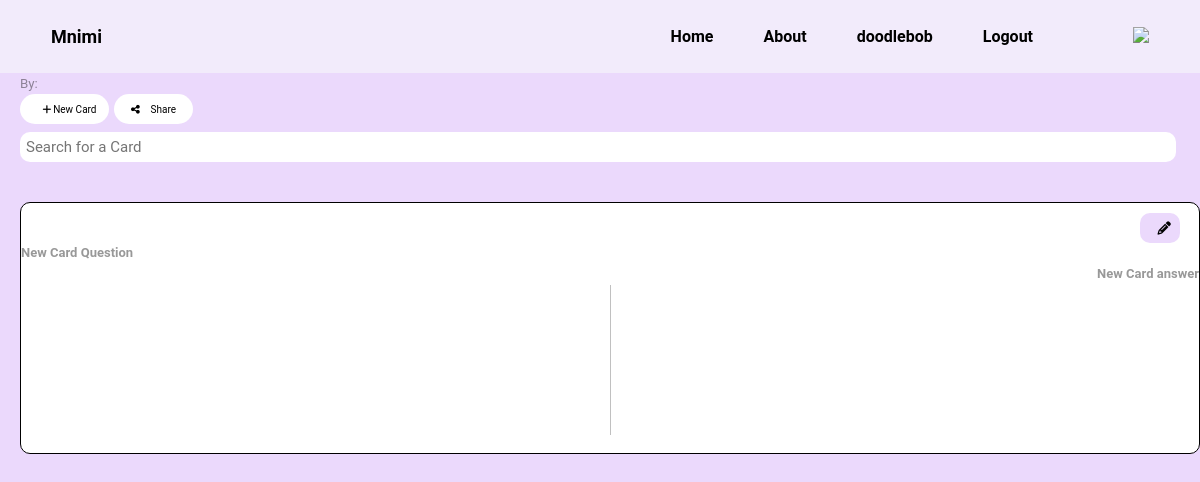
Page /deck/406/ (signed in) on the earlier database version.
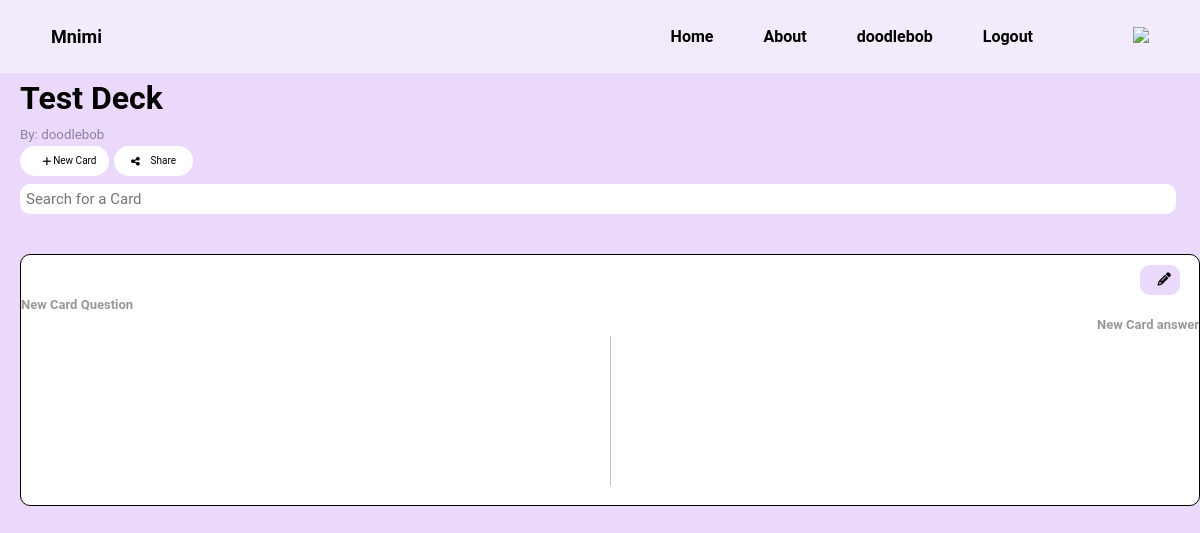
Same page on the later database version.
### app/models.py (models this page shows, shortened)
class Deck(models.Model):
    id = models.AutoField(primary_key=True)
    user_account =  models.ForeignKey(User, on_delete=models.DO_NOTHING,  default=getUserOrCreate)
    creator_username = models.CharField(blank=False, max_length=50)
    deckName = models.CharField(blank=False, max_length=50)
    dateCreated = models.DateField(null=True, blank=True)
    isFavourite = models.BooleanField(default=False)
    editable = models.BooleanField(default=False)
    cardCount = models.IntegerField(default=0)
    def getDeck(deck_ID, user_ID):
        try:
            deck = Deck.objects.get(id = deck_ID, user_account__id = user_ID)
        except ObjectDoesNotExist:
            deck = False
        return deck

### app/views.py (the view)
# urls.py: path('deck/<int:deckId>/', views.deck, name='deck'),
@login_required
def deck(request, deckId):
    deck = Deck.getDeck(deckId, request.user.id)
    if deck == False:
        deck = "Deck does not exist!"
    deckCards = Card.getDecksCards(deckId)
    if deckCards == False:
        deckCards = "Deck does not exist!"
    print(deckCards)
    context = {
        "deck": deck,
        "deckCards": deckCards
    }
    template_name = "app/deck.html"
    return render(request, template_name, context)

### app/models.py (called while the page is built)
    def __str__(self):
        return self.front_text

    def getDecksCards(deck_ID):
        try:
            cards = Card.objects.filter(deck__id = deck_ID)
        except ObjectDoesNotExist:
            cards = False
        return cards

### templates/app/deck.html (shortened to what this page needs)
{% extends "base.html" %} {% load static %}  {% block content %}
<link rel="stylesheet" type="text/css" href="{% static 'css/main.css' %}" />
<div class="deckpage">
    <div class="header">
        <h1>{{deck.deckName}}</h1>
        <p class="creator">By: {{deck.creator_username}}</p>
    </div>
    <div class="deckpage__buttons">
        <button class="deckpage__buttons"><i class="fa-solid fa-plus"></i>New Card</button>
        <button class="deckpage__buttons"><i class="fa-solid fa-share-nodes"></i>Share</button>
    </div>
    <div class="search">
        <input type="text" class="searching" placeholder="Search for a Card">
    </div>
    <div class="card_compenents">
        <div class="card">
            <button class="card_edit_button"><i class="fa-solid fa-pencil"></i></button>
            <h1 class="card_question"> New Card Question </h1>
            <h1 class="card_answer"> New Card answer</h1>
        </div>
    </div>
</div>
{% endblock content%}

### templates/base.html (shortened to what this page needs)
{% load static %}
<!DOCTYPE html>
<html lang="en">
  <head>
    <link rel="stylesheet" type="text/css" href="{% static 'css/main.css' %}" />
  </head>
  <body>
    <nav class="navigation">
      <a href="/">Mnimi</a>
      <div class="navigation__right">
        <a href="http://127.0.0.1:8000/">Home</a>
        <a href="http://127.0.0.1:8000/About">About</a>
        {% if user.is_authenticated %}
          <a href="http://127.0.0.1:8000/accounts/">{{ user.get_username }}</a>
          <a href="{% url 'logout' %}?next={{request.path}}">Logout</a>
        {% else %}
          <a href="{% url 'login' %}?next={{request.path}}">Login</a>
        {% endif %}
        <p>
            href="https://imgur.com/evEb5Pf"><img src="https://i.imgur.com/evEb5Pf.png"
          />
        </p>
      </div>
    </nav>
    {% block content %} {% endblock content %}
  </body>
</html>

### static/css/main.css (style rules this page uses)
* { font-family: "Roboto", sans-serif; box-sizing: border-box; margin: 0; padding: 0; border: 0; }
html, body { width: 100%; height: 100%; background-color: #ebd9fc; }
a { color: #000; text-decoration: none; }
button { cursor: pointer; }
.creator { font-size: small; opacity: 60%; }
.deckpage { background-color: #EBD9FC; display: grid; grid-template-rows: 2fr 1fr 1fr; line-height: 1.6; padding-left: 20px; height: 170px; }
.deckpage__buttons { background-color: #ffffff; font-size: x-small; height: 30px; width: 79px; display: grid; border-radius: 23px; padding: 0px 10px; align-items: center; grid-auto-flow: column; column-gap: 5px; }
.deckpage i { margin-right: -8px; }
.deckpage input[type=text] { width: 98%; height: 30px; border-radius: 10px; padding: 6px; margin-top: 8px; font-size: 15px; border: none; background-color: #ffffff; color: #ffffff; }
.card { height: 252px; width: 100%; border-radius: 10px; border: 1px solid rgb(0, 0, 0); margin-top: 40px; background-color: #ffffff; }
.card h1 { background: transparent; opacity: 40%; font-size: small; }
.card_edit_button { background-color: #ebd9fc; border-radius: 10px; width: 40px; height: 30px; display: grid; align-items: center; position: relative; left: 95%; margin-top: 10px; }
.card_answer { text-align: right; }
.deckpage i { background-color: transparent; }
.creator { opacity: 40%; font-size: smaller; }
.navigation { font-weight: bold; font-size: large; display: grid; grid-auto-flow: column; justify-content: space-between; align-items: center; border: 1px solid #F2EBFB; padding: 25px 50px; background-color: #F2EBFB; }
.navigation__right { font-size: medium; font-weight: bold; display: grid; grid-auto-flow: column; grid-gap: 50px; align-items: center; }
.navigation img { width: 50px; }

Differences in the rows shown:
added Deck: deckName "Test Deck", creator_username "doodlebob"
